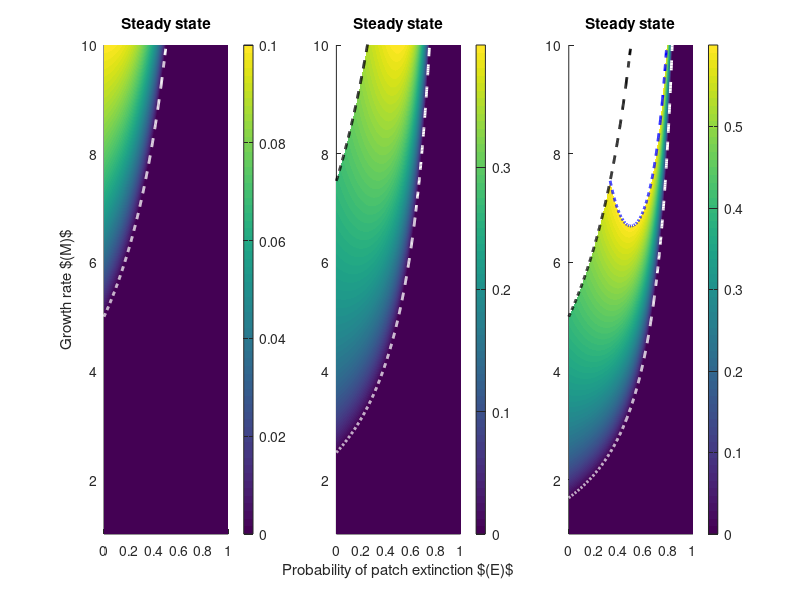

This chart was generated by the following MATLAB code:
% Parameter values
n = 1000;
M = linspace(1,10,n);
E = linspace(0,1,n);

for i=1:n
    H1 = 0.2;
    for j=1:n
        if M(i) > 1/(H1*(1-E(j))) && M(i) < 3/(H1*(1-E(j))) %&& M(i) < 1/((1-E(j))*(H1+E(j)-1))
            steady_state1(i,j) = H1/(1-E(j)) - 1/(M(i)*(1-E(j))^2);
        elseif M(i) > 3/(H1*(1-E(j)))
            steady_state1(i,j) = NaN;
        elseif M(i) > 1/((1-E(j))*(H1*E(j)))
            steady_state1(i,j) = NaN;
        else
            steady_state1(i,j) = 0;
        end
    end
end

for i=1:n
    H2 = 0.4;
    for j=1:n
        if M(i) > 1/(H2*(1-E(j))) && M(i) < 3/(H2*(1-E(j))) && M(i) < 1/((1-E(j))*(H2*E(j)))
            steady_state2(i,j) = H2/(1-E(j)) - 1/(M(i)*(1-E(j))^2);
        elseif M(i) > 3/(H2*(1-E(j)))
            steady_state2(i,j) = NaN;
        elseif M(i) > 1/((1-E(j))*(H2*E(j)))
            steady_state2(i,j) = NaN;
        else
            steady_state2(i,j) = 0;
        end
    end
end

for i=1:n
    H3 = 0.6;
    for j=1:n
        if M(i) > 1/(H3*(1-E(j))) && M(i) < 3/(H3*(1-E(j))) && M(i) < 1/((1-E(j))*(H3*E(j)))
            steady_state3(i,j) = H3/(1-E(j)) - 1/(M(i)*(1-E(j))^2);
        elseif M(i) > 3/(H3*(1-E(j)))
            steady_state3(i,j) = NaN;
        elseif M(i) > 1/((1-E(j))*(H3*E(j)))
            steady_state3(i,j) = NaN;
        else
            steady_state3(i,j) = 0;
        end
    end
end

Epartial = linspace(1/3,1,n);

subplot(1,3,1);
hold on;
pcolor(E,M,steady_state1);
shading interp;
colorbar;
title('Steady state');
ylabel('Growth rate $(M)$');
plot(E,1./(H1*(1-E)),'w--','LineWidth',2);
axis([0 1 1 10]);
hold off
subplot(1,3,2);
hold on;
pcolor(E,M,steady_state2);
shading interp;
colorbar;
title('Steady state');
xlabel('Probability of patch extinction $(E)$');
plot(E,1./(H2*(1-E)),'w--','LineWidth',2);
plot(E,3./(H2*(1-E)),'k--','LineWidth',2);
axis([0 1 1 10]);
hold off;
subplot(1,3,3);
hold on;
pcolor(E,M,steady_state3);
shading interp;
colorbar;
title('Steady state');
plot(E,1./(H3*(1-E)),'w--','LineWidth',2);
plot(E,3./(H3*(1-E)),'k--','LineWidth',2);
plot(Epartial,1./((H3*Epartial).*(1-Epartial)),'b--','LineWidth',2);
axis([0 1 1 10]);
hold off;